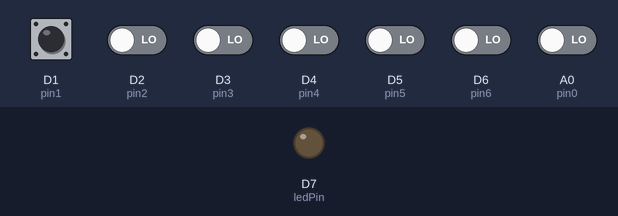
Bench run of a sketch on a simulated Particle Photon. Parts: output pins drawn as LEDs (lit = HIGH). The inputs (shaded band) are chosen by the test bench; at power-on: A0 (pin0), D1 (pin1), D2 (pin2), D3 (pin3), D4 (pin4), D5 (pin5), D6 (pin6) LOW.

Above: at 1.2 s.
1.3 s: D1 (pin1) pulsed HIGH 2 times (0.12 s each, 0.3 s apart)
At 2.6 s:
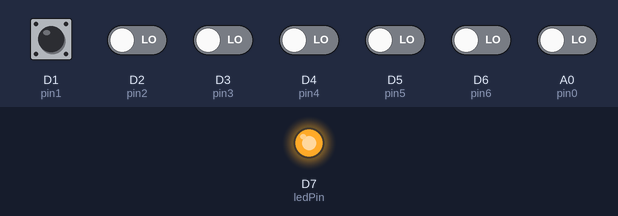
3.4 s: D1 (pin1) driven HIGH
At 4.3 s:
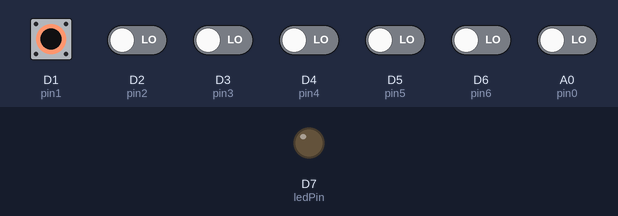
4.9 s: D1 (pin1) driven LOW
At 5.5 s:
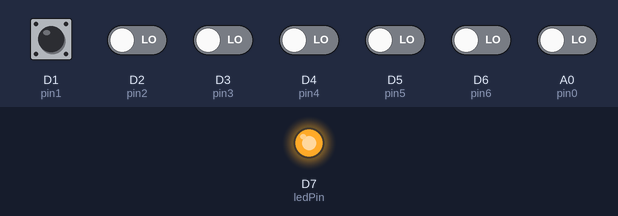
Timing chart, 0 to 7.9 s (numbered marks = the images above; inputs shaded):
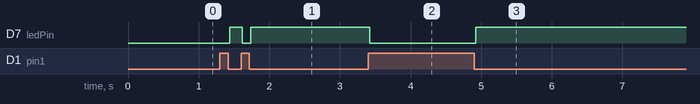

Measured:
- after the input at 1.3 s, D7 (ledPin): LOW → HIGH after 0.14 s, → LOW 0.18 s later, → HIGH 0.12 s later
- after the input at 3.4 s, D7 (ledPin): HIGH → LOW at once
- after the input at 4.9 s, D7 (ledPin): LOW → HIGH at once

The sketch:

digital-pin-monitor.ino
```cpp
int ledPin = D7;

int pin0 = A0;
int pin1 = D1;
int pin2 = D2;
int pin3 = D3;
int pin4 = D4;
int pin5 = D5;
int pin6 = D6;

int pin0Value = 0;
int pin1Value = 0;
int pin2Value = 0;
int pin3Value = 0;
int pin4Value = 0;
int pin5Value = 0;
int pin6Value = 0;

const char* pin0Name = "pin0Value";
const char* pin1Name = "pin1Value";
const char* pin2Name = "pin2Value";
const char* pin3Name = "pin3Value";
const char* pin4Name = "pin4Value";
const char* pin5Name = "pin5Value";
const char* pin6Name = "pin6Value";

void setup()
{
  pinMode(pin0, INPUT_PULLDOWN);
  pinMode(pin1, INPUT_PULLDOWN);
  pinMode(pin2, INPUT_PULLDOWN);
  pinMode(pin3, INPUT_PULLDOWN);
  pinMode(pin4, INPUT_PULLDOWN);
  pinMode(pin5, INPUT_PULLDOWN);
  pinMode(pin6, INPUT_PULLDOWN);

  pinMode(ledPin, OUTPUT);

  Spark.variable(pin0Name, &pin0Value, INT);
  Spark.variable(pin1Name, &pin1Value, INT);
  Spark.variable(pin2Name, &pin2Value, INT);
  Spark.variable(pin3Name, &pin3Value, INT);
  Spark.variable(pin4Name, &pin4Value, INT);
  Spark.variable(pin5Name, &pin5Value, INT);
  Spark.variable(pin6Name, &pin6Value, INT);
}

void loop()
{
  pinVal(pin0, &pin0Value, pin0Name);
  pinVal(pin1, &pin1Value, pin1Name);
  pinVal(pin2, &pin2Value, pin2Name);
  pinVal(pin3, &pin3Value, pin3Name);
  pinVal(pin4, &pin4Value, pin4Name);
  pinVal(pin5, &pin5Value, pin5Name);
  pinVal(pin6, &pin6Value, pin6Name);
//   delay(1000);
}

void pinVal(int pin, int* pinValue, String pinName)
{
  if(digitalRead(pin) == HIGH)
  {
    if(*pinValue == 0)
    {
      Spark.publish(pinName,"HIGH", 60, PRIVATE);
      *pinValue = 1; //door is closed
      digitalWrite(ledPin, LOW);
    }
  }
  else
  {
    if(*pinValue == 1)
    {
      Spark.publish(pinName,"LOW", 60, PRIVATE);
      *pinValue = 0; //door is open
      digitalWrite(ledPin, HIGH);
    }
  }
}
```
